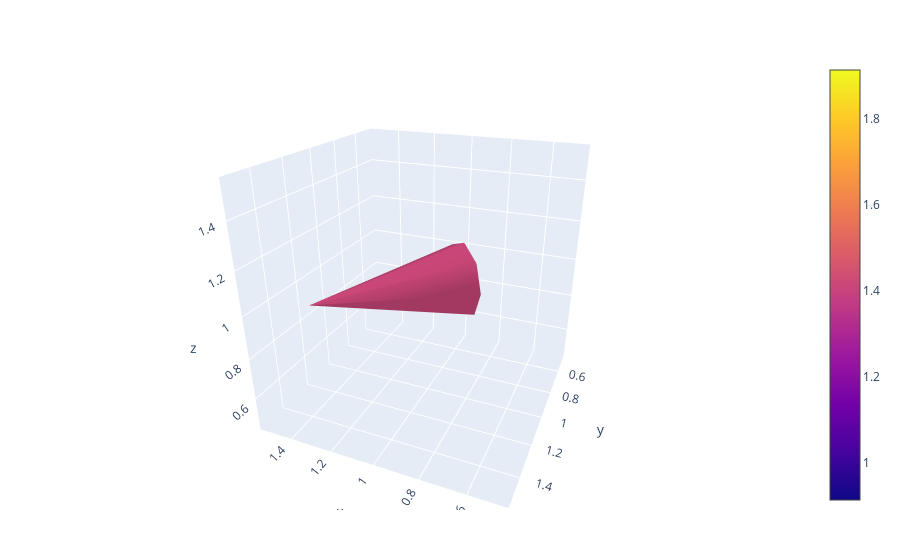

The code cell stored with this chart in its notebook:
### Code cell
data = cone(x=[1], y=[1], z=[1], u=[1], v=[1], w=[0])
layout = Layout(scene_camera_eye=attr(x=-0.76, y=1.8, z=0.92))
plot(data, layout)

### Figure 1 — Plotly figure (JSON) as saved in the notebook; plotly's stock layout.template omitted (floating-point values rounded to 4 significant figures)
{"data": [{"type": "cone", "u": [1], "v": [1], "w": [0], "x": [1], "y": [1], "z": [1]}], "layout": {"margin": {"b": 50, "l": 50, "r": 50, "t": 60}, "scene": {"camera": {"eye": {"x": -0.76, "y": 1.8, "z": 0.92}}}}}
